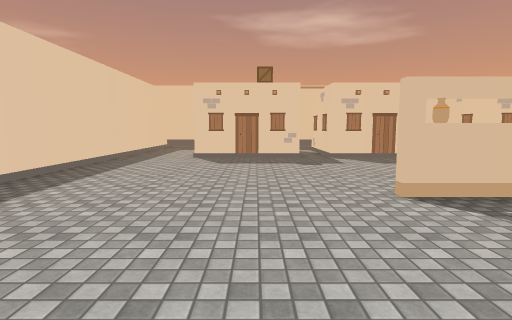
[1] (above)

24 first-person views from a walk through a scene from a Unity 3-D project. The camera is 1.4 m above the floor, tilts 6° down and sees 80° across. The floor is counted in squares, 1 m on a side. Each view is taken from the middle of a square. On the plan, view 1 faces up. The plan holds only what a view shows up to about 14 squares ahead; the rest is blank. The place goes on beyond the plan. The player character is not drawn. Some animated figures are left out. Some surface patterns are stand-ins.

[2]
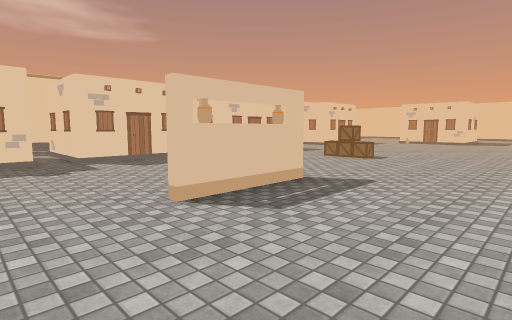

[3]
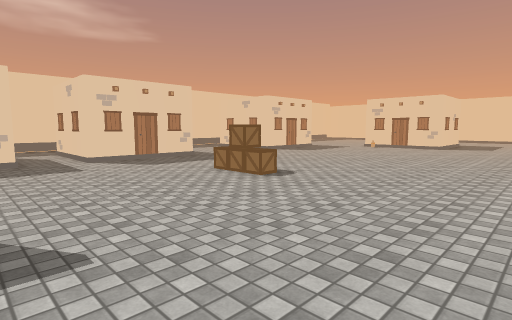

[4]
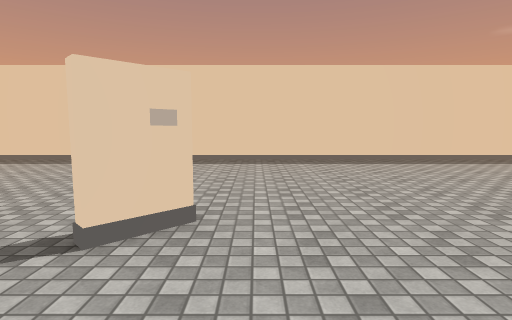

[5]
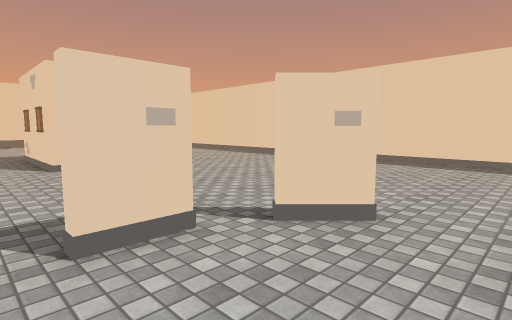

[6]
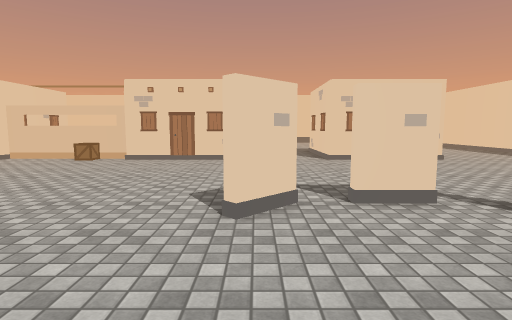

[7]
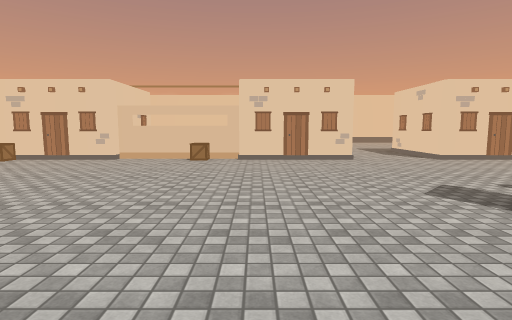

[8]
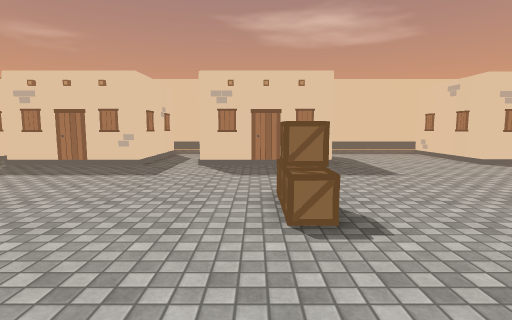

[9]
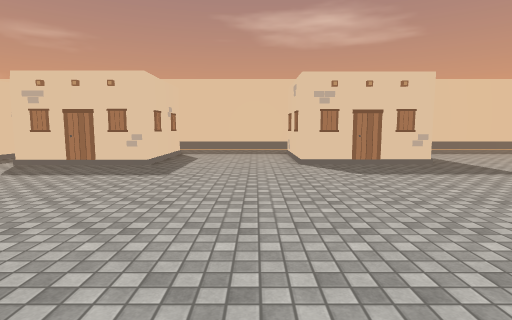

[10]
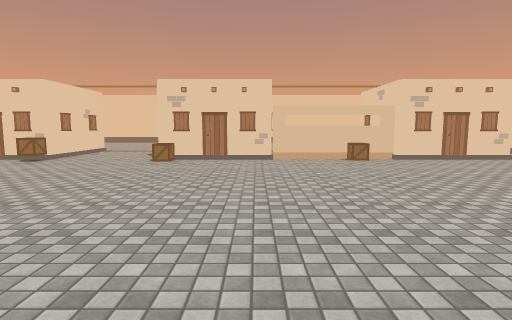

[11]
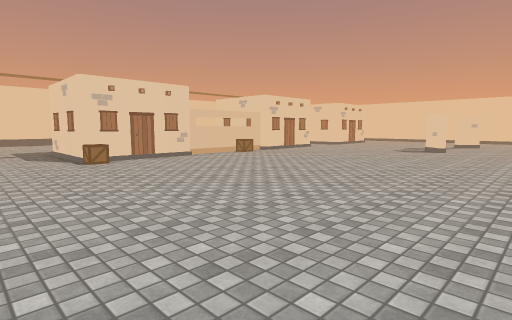

[12]
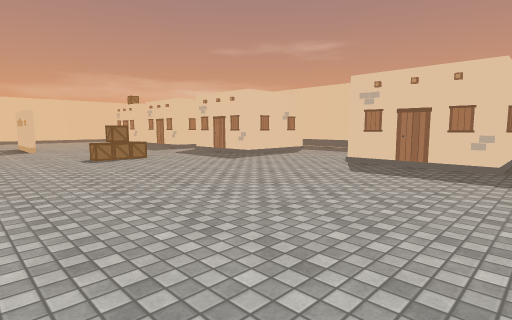

[13]
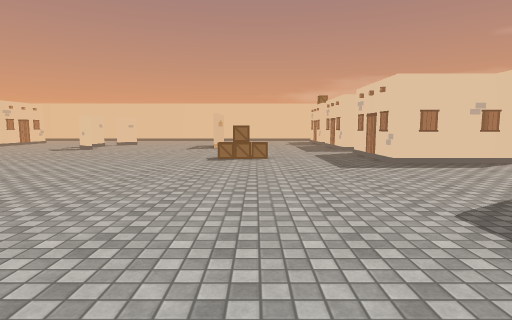

[14]
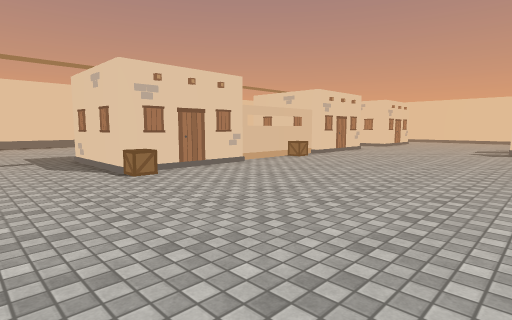

[15]
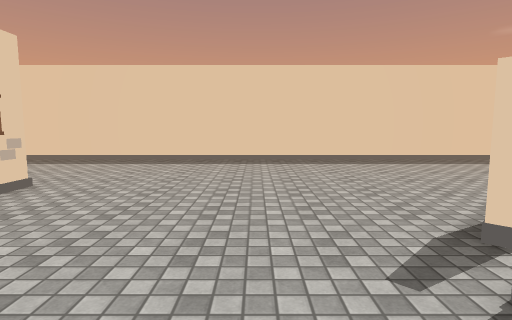

[16]
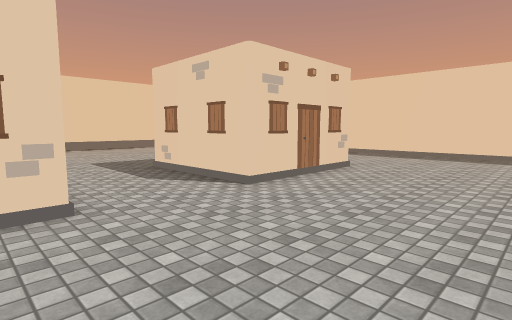

[17]
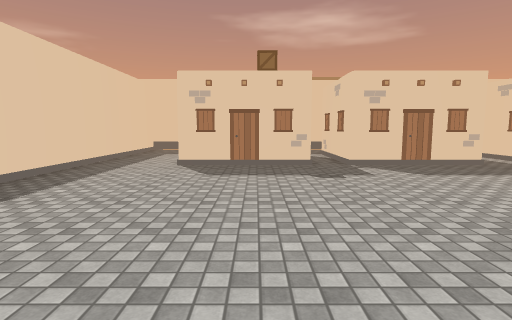

[18]
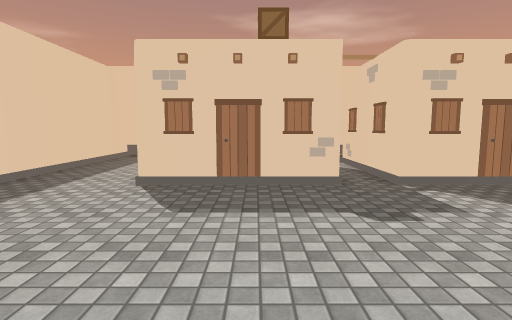

[19]
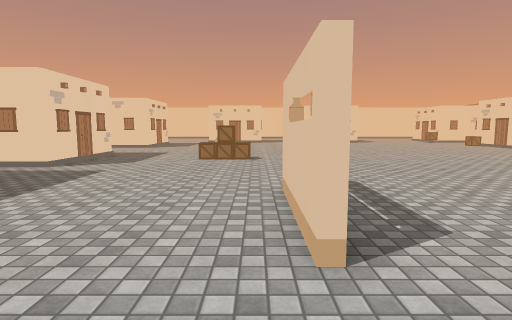

[20]
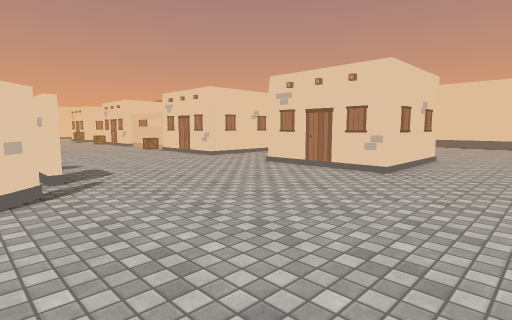

[21]
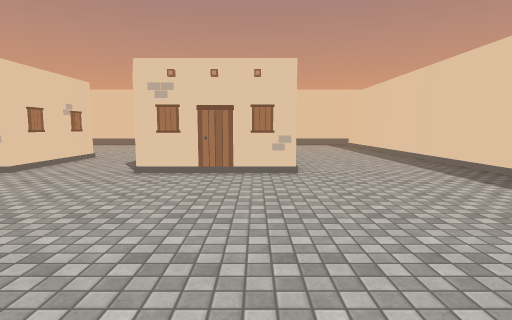

[22]
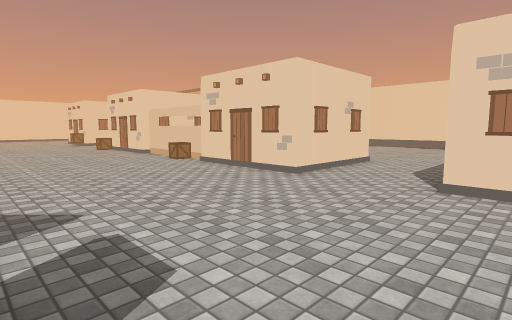

[23]
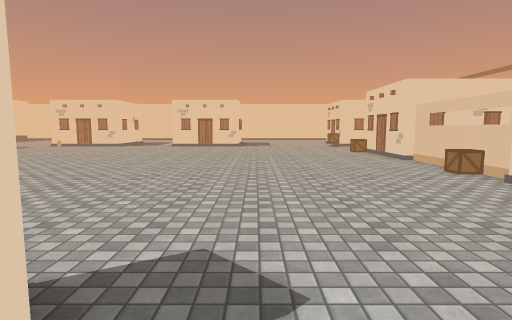

[24]
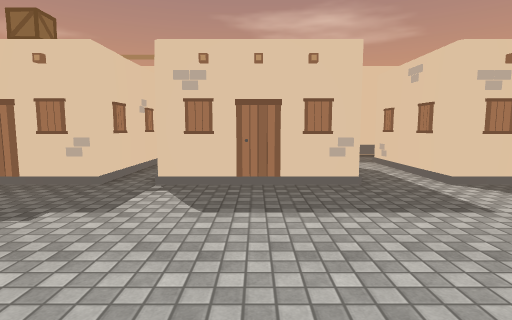

### Floor plan
Key: @ floor where view 1 was taken; # wall or solid block; x gap in a wall; . floor; O other object.
Columns run from 7 left of view 1 to 28 right of it. Each row starts with its distance up from view 1.
 18 #...     #.#    O.O    #.         O
 17 #...     #.#   #..#    #.....#    #.
 16 #...    ##.#    O.#    #.....#    O.
 15 #...#####O.####O..######.....####O#.
 14 #...................................
 13 #...................................
 12 #...................................
 11 #..................................
 10 #..................................
  9 #....................O..............
  8 #....................O..............
  7 #....................O..............
  6 #.........###O......................
  5 #..................................
  4 #.................................
  3 #................................  .
  2 #.................................
  1 #..................................
  0 #......@............................
 -1 #.........O.........................
 -2 #.........O....O....................
 -3 #...........Ox......................
 -4 #...................................
 -5 #...................................
 -6 #...................................
 -7 #...................................
 -8 #...................................
 -9 #...................................
-10 #.....................OO.......O....
-11 #......O#####...O###############....
-12 #......##   O...##   O    O    #...
-13 #......#    #...#         #    #...
-14 #......#    O...#    O    O    #...
-15 #......#    O...#    O    #    O...

Positions as (right, up) in squares from view 1, and headings:
1: (0, 0), facing up
2: (0, 1), facing up-right
3: (7, 1), facing up-right
4: (7, 0), facing left
5: (7, 1), facing down-left
6: (8, 3), facing down
7: (13, 3), facing down
8: (13, 3), facing up
9: (20, 3), facing up
10: (20, 3), facing down
11: (28, 3), facing down-left
12: (28, 3), facing up-left
13: (28, 9), facing left
14: (28, -1), facing down-left
15: (7, -5), facing left
16: (10, -5), facing down-left
17: (0, 3), facing up
18: (0, 7), facing up
19: (0, 7), facing right
20: (-4, -1), facing down-right
21: (1, -1), facing down
22: (3, -3), facing down-right
23: (6, -4), facing right
24: (6, 7), facing up
